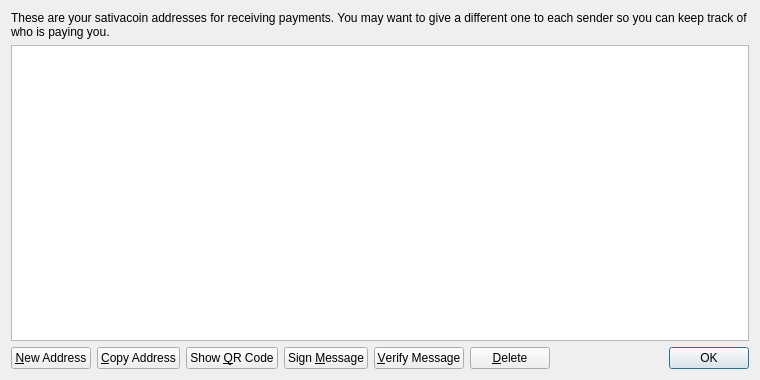
<?xml version="1.0" encoding="UTF-8"?>
<ui version="4.0">
 <class>AddressBookPage</class>
 <widget class="QWidget" name="AddressBookPage">
  <property name="geometry">
   <rect>
    <x>0</x>
    <y>0</y>
    <width>760</width>
    <height>380</height>
   </rect>
  </property>
  <property name="windowTitle">
   <string>Address Book</string>
  </property>
  <layout class="QVBoxLayout" name="verticalLayout">
   <item>
    <widget class="QLabel" name="labelExplanation">
     <property name="text">
      <string>These are your sativacoin addresses for receiving payments. You may want to give a different one to each sender so you can keep track of who is paying you.</string>
     </property>
     <property name="textFormat">
      <enum>Qt::PlainText</enum>
     </property>
     <property name="wordWrap">
      <bool>true</bool>
     </property>
    </widget>
   </item>
   <item>
    <widget class="QTableView" name="tableView">
     <property name="contextMenuPolicy">
      <enum>Qt::CustomContextMenu</enum>
     </property>
     <property name="toolTip">
      <string>Double-click to edit address or label</string>
     </property>
     <property name="tabKeyNavigation">
      <bool>false</bool>
     </property>
     <property name="alternatingRowColors">
      <bool>true</bool>
     </property>
     <property name="selectionMode">
      <enum>QAbstractItemView::SingleSelection</enum>
     </property>
     <property name="selectionBehavior">
      <enum>QAbstractItemView::SelectRows</enum>
     </property>
     <property name="sortingEnabled">
      <bool>true</bool>
     </property>
     <attribute name="verticalHeaderVisible">
      <bool>false</bool>
     </attribute>
    </widget>
   </item>
   <item>
    <layout class="QHBoxLayout" name="horizontalLayout">
     <item>
      <widget class="QPushButton" name="newAddressButton">
       <property name="toolTip">
        <string>Create a new address</string>
       </property>
       <property name="text">
        <string>&amp;New Address</string>
       </property>
       <property name="icon">
        <iconset resource="../bitcoin.qrc">
         <normaloff>:/icons/add</normaloff>:/icons/add</iconset>
       </property>
      </widget>
     </item>
     <item>
      <widget class="QPushButton" name="copyToClipboard">
       <property name="toolTip">
        <string>Copy the currently selected address to the system clipboard</string>
       </property>
       <property name="text">
        <string>&amp;Copy Address</string>
       </property>
       <property name="icon">
        <iconset resource="../bitcoin.qrc">
         <normaloff>:/icons/editcopy</normaloff>:/icons/editcopy</iconset>
       </property>
      </widget>
     </item>
     <item>
      <widget class="QPushButton" name="showQRCode">
       <property name="text">
        <string>Show &amp;QR Code</string>
       </property>
       <property name="icon">
        <iconset resource="../bitcoin.qrc">
         <normaloff>:/icons/qrcode</normaloff>:/icons/qrcode</iconset>
       </property>
      </widget>
     </item>
     <item>
      <widget class="QPushButton" name="signMessage">
       <property name="toolTip">
        <string>Sign a message to prove you own a sativacoin address</string>
       </property>
       <property name="text">
        <string>Sign &amp;Message</string>
       </property>
       <property name="icon">
        <iconset resource="../bitcoin.qrc">
         <normaloff>:/icons/edit</normaloff>:/icons/edit</iconset>
       </property>
      </widget>
     </item>
     <item>
      <widget class="QPushButton" name="verifyMessage">
       <property name="toolTip">
        <string>Verify a message to ensure it was signed with a specified sativacoin address</string>
       </property>
       <property name="text">
        <string>&amp;Verify Message</string>
       </property>
       <property name="icon">
        <iconset resource="../bitcoin.qrc">
         <normaloff>:/icons/transaction_0</normaloff>:/icons/transaction_0</iconset>
       </property>
      </widget>
     </item>
     <item>
      <widget class="QPushButton" name="deleteButton">
       <property name="toolTip">
        <string>Delete the currently selected address from the list</string>
       </property>
       <property name="text">
        <string>&amp;Delete</string>
       </property>
       <property name="icon">
        <iconset resource="../bitcoin.qrc">
         <normaloff>:/icons/remove</normaloff>:/icons/remove</iconset>
       </property>
      </widget>
     </item>
     <item>
      <spacer name="horizontalSpacer">
       <property name="orientation">
        <enum>Qt::Horizontal</enum>
       </property>
       <property name="sizeHint" stdset="0">
        <size>
         <width>40</width>
         <height>20</height>
        </size>
       </property>
      </spacer>
     </item>
     <item>
      <widget class="QDialogButtonBox" name="buttonBox">
       <property name="sizePolicy">
        <sizepolicy hsizetype="Maximum" vsizetype="Fixed">
         <horstretch>0</horstretch>
         <verstretch>0</verstretch>
        </sizepolicy>
       </property>
       <property name="standardButtons">
        <set>QDialogButtonBox::Ok</set>
       </property>
      </widget>
     </item>
    </layout>
   </item>
  </layout>
 </widget>
 <resources>
  <include location="../bitcoin.qrc"/>
 </resources>
 <connections/>
</ui>
